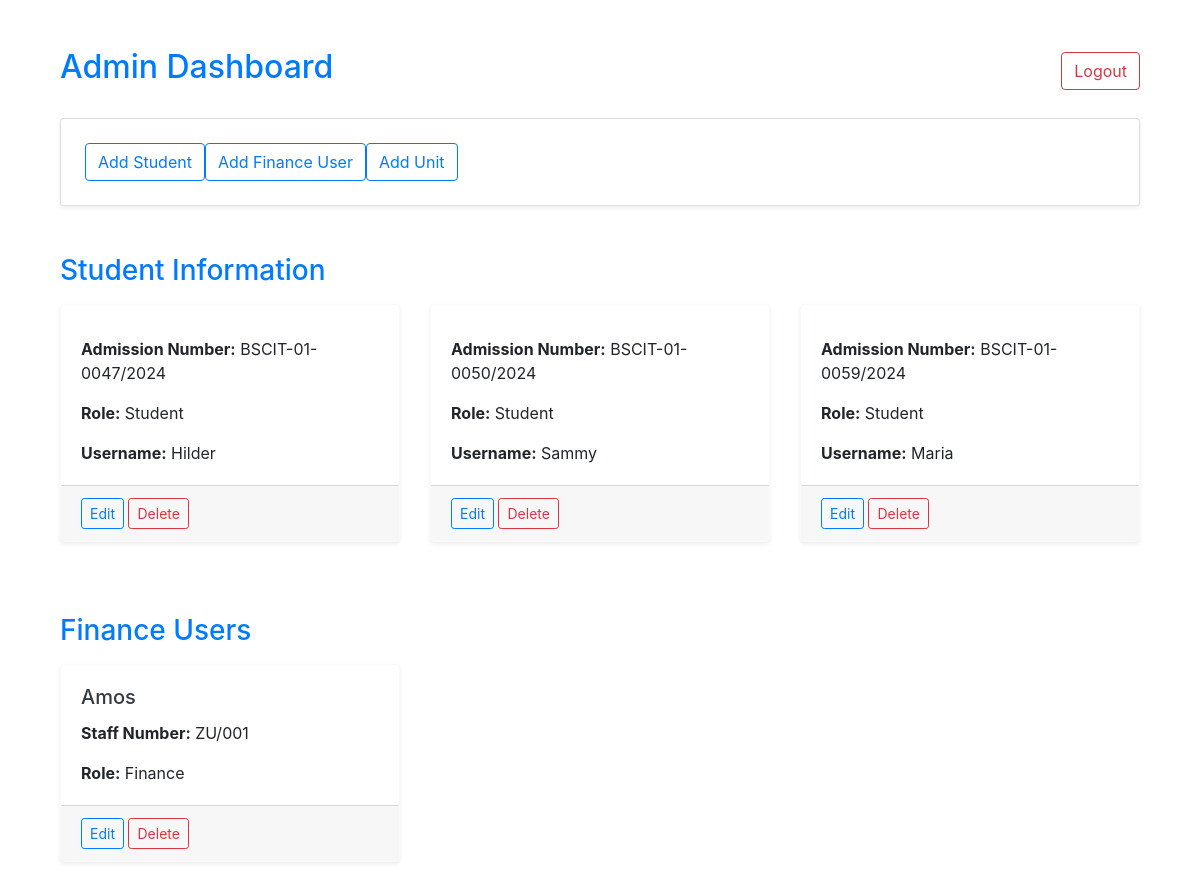
The page /admin_dashboard (signed in) on the database as committed earlier.
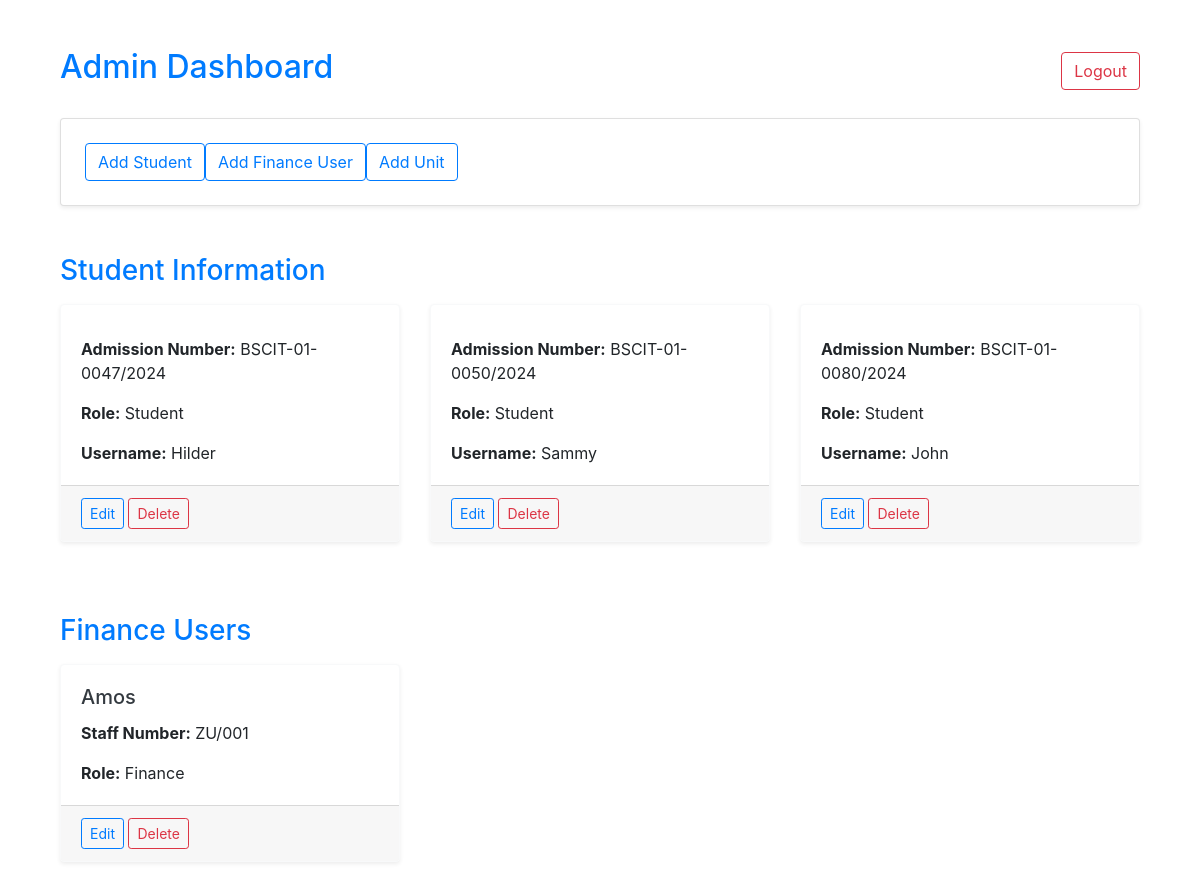
The same page on the database as committed later.
### models.py (models this page shows, shortened)
class Student(db.Model):
    __tablename__ = 'students'
    id = db.Column(db.Integer, primary_key=True)
    user_id = db.Column(db.Integer, db.ForeignKey('user.id'), nullable=False)
    admission_number = db.Column(db.String(20), unique=True, nullable=False)
    finance_id = db.Column(db.Integer, db.ForeignKey('finances.id'), nullable=True)
    user = db.relationship('User', backref='student', lazy=True)
    finance = db.relationship('Finance', back_populates='students')
    units = db.relationship('Unit', secondary=student_units, back_populates='students')
    fees = db.relationship('StudentFee', back_populates='student')

class User(db.Model, UserMixin):
    __tablename__ = 'user'
    id = db.Column(db.Integer, primary_key=True)
    username = db.Column(db.String(50), unique=True, nullable=False)
    role = db.Column(db.String(20), nullable=False)
    password = db.Column(db.String(128), nullable=False)

class Finance(db.Model):
    __tablename__ = 'finances'
    id = db.Column(db.Integer, primary_key=True)
    user_id = db.Column(db.Integer, db.ForeignKey('user.id'), nullable=False)
    staff_number = db.Column(db.String(50), unique=True, nullable=False)
    user = db.relationship('User', backref='finance', lazy=True)
    students = db.relationship('Student', back_populates='finance')

### app.py (the view)
@app.route('/admin_dashboard')
@login_required
def admin_dashboard():
    if current_user.role != 'Admin':
        flash('Unauthorized access!', 'danger')
        return redirect(url_for('login'))
    students = db.session.query(Student, User).join(User, Student.user_id == User.id).all()
    finance_users = db.session.query(User, Finance).join(Finance).filter(User.role == 'Finance').all()
    return render_template('admin_dashboard.html', students=students, finance_users=finance_users)

### app.py (called while the page is built)
@login_manager.user_loader
def load_user(user_id):
    return User.query.get(int(user_id))

### templates/admin_dashboard.html (shortened to what this page needs)
{% extends 'base.html' %}
{% block content %}
<div class="container mt-5">
    <div class="d-flex justify-content-between align-items-center mb-4">
        <h2 class="text-primary">Admin Dashboard</h2>
        <a href="{{ url_for('logout') }}" class="btn btn-outline-danger">Logout</a>
    </div>
    <div class="card shadow-sm p-4 mb-5 bg-white rounded">
        <div class="d-flex flex-wrap gap-3">
            <a href="{{ url_for('add_student') }}" class="btn btn-outline-primary">Add Student</a>
            <a href="{{ url_for('add_finance_user') }}" class="btn btn-outline-primary">Add Finance User</a>
            <a href="{{ url_for('add_unit') }}" class="btn btn-outline-primary">Add Unit</a>
        </div>
    </div>
    <h3 class="text-primary mt-4 mb-3">Student Information</h3>
    <div class="row">
        {% for student, user in students %}
            <div class="col-md-4 mb-4">
                <div class="card border-light shadow-sm">
                    <div class="card-body">
                        <p class="card-text"><strong>Admission Number:</strong> {{ student.admission_number }}</p>
                        <p class="card-text"><strong>Role:</strong> Student</p>
                        <p class="card-text"><strong>Username:</strong> {{ user.username }}</p>
                    </div>
                    <div class="card-footer text-end">
                        <a href="{{ url_for('edit_user', user_id=user.id) }}" class="btn btn-sm btn-outline-primary">Edit</a>
                        <form action="{{ url_for('delete_user', user_id=user.id) }}" method="post" style="display:inline;">
                            <button type="submit" class="btn btn-sm btn-outline-danger">Delete</button>
                        </form>
                    </div>
                </div>
            </div>
        {% endfor %}
    </div>
    <h3 class="text-primary mt-5 mb-3">Finance Users</h3>
    <div class="row">
        {% for user, finance in finance_users %}
            <div class="col-md-4 mb-4">
                <div class="card border-light shadow-sm">
                    <div class="card-body">
                        <h5 class="card-title text-dark">{{ user.username }}</h5>
                        <p class="card-text"><strong>Staff Number:</strong> {{ finance.staff_number }}</p>
                        <p class="card-text"><strong>Role:</strong> Finance</p>
                    </div>
                    <div class="card-footer text-end">
                        <a href="{{ url_for('edit_user', user_id=user.id) }}" class="btn btn-sm btn-outline-primary">Edit</a>
                        <form action="{{ url_for('delete_user', user_id=user.id) }}" method="post" style="display:inline;">
                            <button type="submit" class="btn btn-sm btn-outline-danger">Delete</button>
                        </form>
                    </div>
                </div>
            </div>
        {% endfor %}
    </div>
</div>
{% endblock %}

### templates/base.html (shortened to what this page needs)
<!DOCTYPE html>
<html lang="en">
<head>
    <link rel="stylesheet" href="https://maxcdn.bootstrapcdn.com/bootstrap/4.5.2/css/bootstrap.min.css">
    <link href="https://cdnjs.cloudflare.com/ajax/libs/font-awesome/5.15.4/css/all.min.css" rel="stylesheet">
</head>
<body>
    <div class="container">
        {% block content %}{% endblock %}
    </div>
</body>
</html>

Rows that differ between the two databases and show on the page:
changed Student: admission_number "BSCIT-01-0059/2024" → "BSCIT-01-0080/2024"; username "Maria" → "John"
